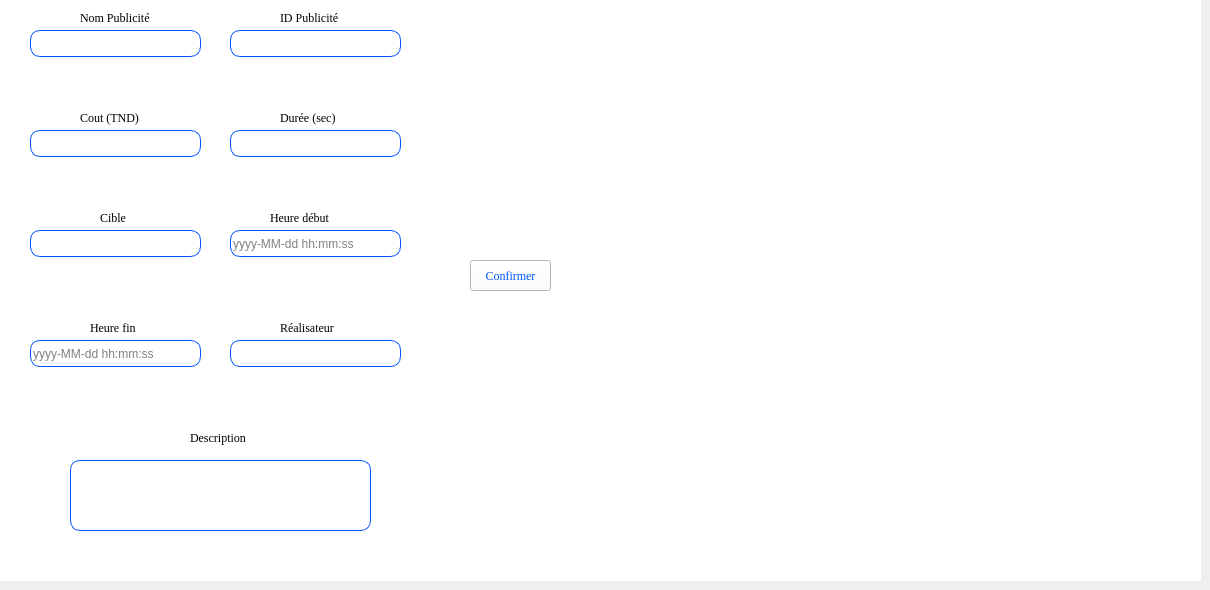
    <widget class="QWidget" name="tab_3">
     <attribute name="title">
      <string>Modifier</string>
     </attribute>
     <widget class="QWidget" name="widget_5" native="true">
      <property name="geometry">
       <rect>
        <x>0</x>
        <y>0</y>
        <width>1201</width>
        <height>581</height>
       </rect>
      </property>
      <property name="styleSheet">
       <string notr="true">
background-color: rgb(255, 255, 255);</string>
      </property>
      <widget class="QLabel" name="label_24">
       <property name="geometry">
        <rect>
         <x>80</x>
         <y>10</y>
         <width>81</width>
         <height>16</height>
        </rect>
       </property>
       <property name="font">
        <font>
         <family>Times New Roman</family>
        </font>
       </property>
       <property name="text">
        <string>Nom Publicité</string>
       </property>
      </widget>
      <widget class="QLineEdit" name="lineEdit_nom_2">
       <property name="geometry">
        <rect>
         <x>30</x>
         <y>30</y>
         <width>171</width>
         <height>27</height>
        </rect>
       </property>
       <property name="styleSheet">
        <string notr="true">border-radius: 10px;
background-color: rgb(255, 255, 255);
border-color: rgb(16, 125, 105);

border: 1px solid #0055ff;
    width: 200px;
</string>
       </property>
      </widget>
      <widget class="QLabel" name="label_16">
       <property name="geometry">
        <rect>
         <x>280</x>
         <y>10</y>
         <width>81</width>
         <height>16</height>
        </rect>
       </property>
       <property name="font">
        <font>
         <family>Times New Roman</family>
        </font>
       </property>
       <property name="text">
        <string>ID Publicité</string>
       </property>
      </widget>
      <widget class="QLineEdit" name="lineEdit_ID_2">
       <property name="geometry">
        <rect>
         <x>230</x>
         <y>30</y>
         <width>171</width>
         <height>27</height>
        </rect>
       </property>
       <property name="styleSheet">
        <string notr="true">border-radius: 10px;
background-color: rgb(255, 255, 255);
border-color: rgb(16, 125, 105);

border: 1px solid #0055ff;
    width: 200px;
</string>
       </property>
      </widget>
      <widget class="QLabel" name="label_22">
       <property name="geometry">
        <rect>
         <x>80</x>
         <y>110</y>
         <width>111</width>
         <height>16</height>
        </rect>
       </property>
       <property name="font">
        <font>
         <family>Times New Roman</family>
        </font>
       </property>
       <property name="text">
        <string>Cout (TND)</string>
       </property>
      </widget>
      <widget class="QLineEdit" name="lineEdit_cout_2">
       <property name="geometry">
        <rect>
         <x>30</x>
         <y>130</y>
         <width>171</width>
         <height>27</height>
        </rect>
       </property>
       <property name="styleSheet">
        <string notr="true">border-radius: 10px;
background-color: rgb(255, 255, 255);
border-color: rgb(16, 125, 105);

border: 1px solid #0055ff;
    width: 200px;
</string>
       </property>
      </widget>
      <widget class="QLabel" name="label_30">
       <property name="geometry">
        <rect>
         <x>280</x>
         <y>110</y>
         <width>81</width>
         <height>16</height>
        </rect>
       </property>
       <property name="font">
        <font>
         <family>Times New Roman</family>
        </font>
       </property>
       <property name="text">
        <string>Durée (sec)</string>
       </property>
      </widget>
      <widget class="QLineEdit" name="lineEdit_duree_2">
       <property name="geometry">
        <rect>
         <x>230</x>
         <y>130</y>
         <width>171</width>
         <height>27</height>
        </rect>
       </property>
       <property name="styleSheet">
        <string notr="true">border-radius: 10px;
background-color: rgb(255, 255, 255);
border-color: rgb(16, 125, 105);

border: 1px solid #0055ff;
    width: 200px;
</string>
       </property>
      </widget>
      <widget class="QLabel" name="label_31">
       <property name="geometry">
        <rect>
         <x>100</x>
         <y>210</y>
         <width>101</width>
         <height>16</height>
        </rect>
       </property>
       <property name="font">
        <font>
         <family>Times New Roman</family>
        </font>
       </property>
       <property name="text">
        <string>Cible</string>
       </property>
      </widget>
      <widget class="QLineEdit" name="lineEdit_cible_2">
       <property name="geometry">
        <rect>
         <x>30</x>
         <y>230</y>
         <width>171</width>
         <height>27</height>
        </rect>
       </property>
       <property name="styleSheet">
        <string notr="true">border-radius: 10px;
background-color: rgb(255, 255, 255);
border-color: rgb(16, 125, 105);

border: 1px solid #0055ff;
    width: 200px;
</string>
       </property>
      </widget>
      <widget class="QLabel" name="label_17">
       <property name="geometry">
        <rect>
         <x>270</x>
         <y>210</y>
         <width>111</width>
         <height>16</height>
        </rect>
       </property>
       <property name="font">
        <font>
         <family>Times New Roman</family>
        </font>
       </property>
       <property name="text">
        <string>Heure début</string>
       </property>
      </widget>
      <widget class="QLabel" name="label_18">
       <property name="geometry">
        <rect>
         <x>90</x>
         <y>320</y>
         <width>111</width>
         <height>16</height>
        </rect>
       </property>
       <property name="font">
        <font>
         <family>Times New Roman</family>
        </font>
       </property>
       <property name="text">
        <string>Heure fin</string>
       </property>
      </widget>
      <widget class="QLabel" name="label_25">
       <property name="geometry">
        <rect>
         <x>280</x>
         <y>320</y>
         <width>81</width>
         <height>16</height>
        </rect>
       </property>
       <property name="font">
        <font>
         <family>Times New Roman</family>
        </font>
       </property>
       <property name="text">
        <string>Réalisateur</string>
       </property>
      </widget>
      <widget class="QLineEdit" name="lineEdit_realisateur_2">
       <property name="geometry">
        <rect>
         <x>230</x>
         <y>340</y>
         <width>171</width>
         <height>27</height>
        </rect>
       </property>
       <property name="styleSheet">
        <string notr="true">border-radius: 10px;
background-color: rgb(255, 255, 255);
border-color: rgb(16, 125, 105);

border: 1px solid #0055ff;
    width: 200px;
</string>
       </property>
      </widget>
      <widget class="QLabel" name="label_19">
       <property name="geometry">
        <rect>
         <x>190</x>
         <y>430</y>
         <width>111</width>
         <height>16</height>
        </rect>
       </property>
       <property name="font">
        <font>
         <family>Times New Roman</family>
        </font>
       </property>
       <property name="text">
        <string>Description</string>
       </property>
      </widget>
      <widget class="QLineEdit" name="lineEditD_2">
       <property name="geometry">
        <rect>
         <x>230</x>
         <y>230</y>
         <width>171</width>
         <height>27</height>
        </rect>
       </property>
       <property name="styleSheet">
        <string notr="true">border-radius: 10px;
background-color: rgb(255, 255, 255);
border-color: rgb(16, 125, 105);

border: 1px solid #0055ff;
    width: 200px;
</string>
       </property>
       <property name="placeholderText">
        <string>yyyy-MM-dd hh:mm:ss</string>
       </property>
      </widget>
      <widget class="QLineEdit" name="lineEditF_2">
       <property name="geometry">
        <rect>
         <x>30</x>
         <y>340</y>
         <width>171</width>
         <height>27</height>
        </rect>
       </property>
       <property name="styleSheet">
        <string notr="true">border-radius: 10px;
background-color: rgb(255, 255, 255);
border-color: rgb(16, 125, 105);

border: 1px solid #0055ff;
    width: 200px;
</string>
       </property>
       <property name="text">
        <string/>
       </property>
       <property name="placeholderText">
        <string>yyyy-MM-dd hh:mm:ss</string>
       </property>
      </widget>
      <widget class="QLineEdit" name="lineEdit_description_2">
       <property name="geometry">
        <rect>
         <x>70</x>
         <y>460</y>
         <width>301</width>
         <height>71</height>
        </rect>
       </property>
       <property name="styleSheet">
        <string notr="true">border-radius: 10px;
background-color: rgb(255, 255, 255);
border-color: rgb(16, 125, 105);

border: 1px solid #0055ff;
    width: 200px;
</string>
       </property>
      </widget>
      <widget class="QPushButton" name="confirmer">
       <property name="geometry">
        <rect>
         <x>470</x>
         <y>260</y>
         <width>81</width>
         <height>31</height>
        </rect>
       </property>
       <property name="font">
        <font>
         <family>Times New Roman</family>
        </font>
       </property>
       <property name="styleSheet">
        <string notr="true">
color: rgb(0, 85, 255);
</string>
       </property>
       <property name="text">
        <string>Confirmer</string>
       </property>
      </widget>
     </widget>
    </widget>
